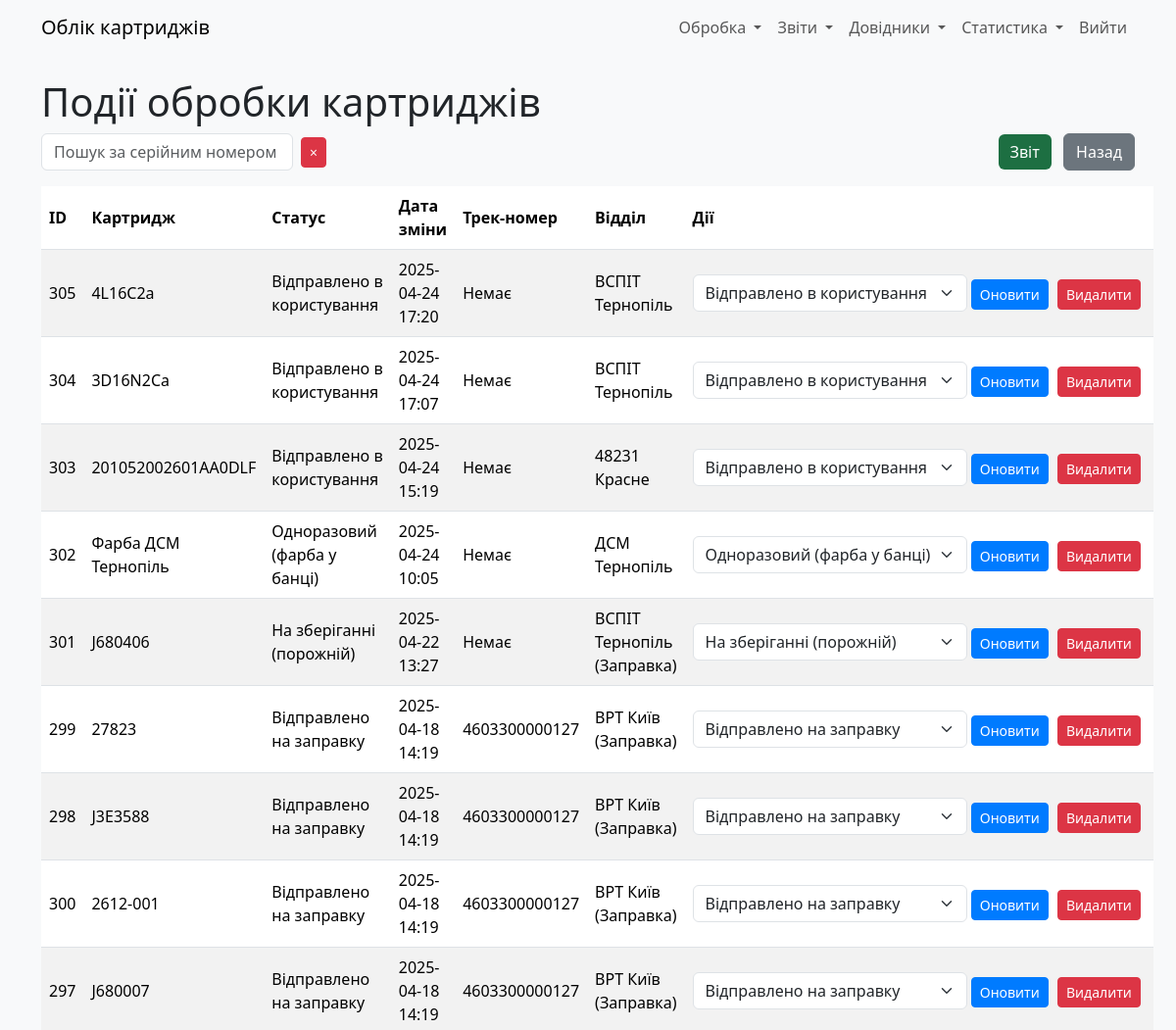
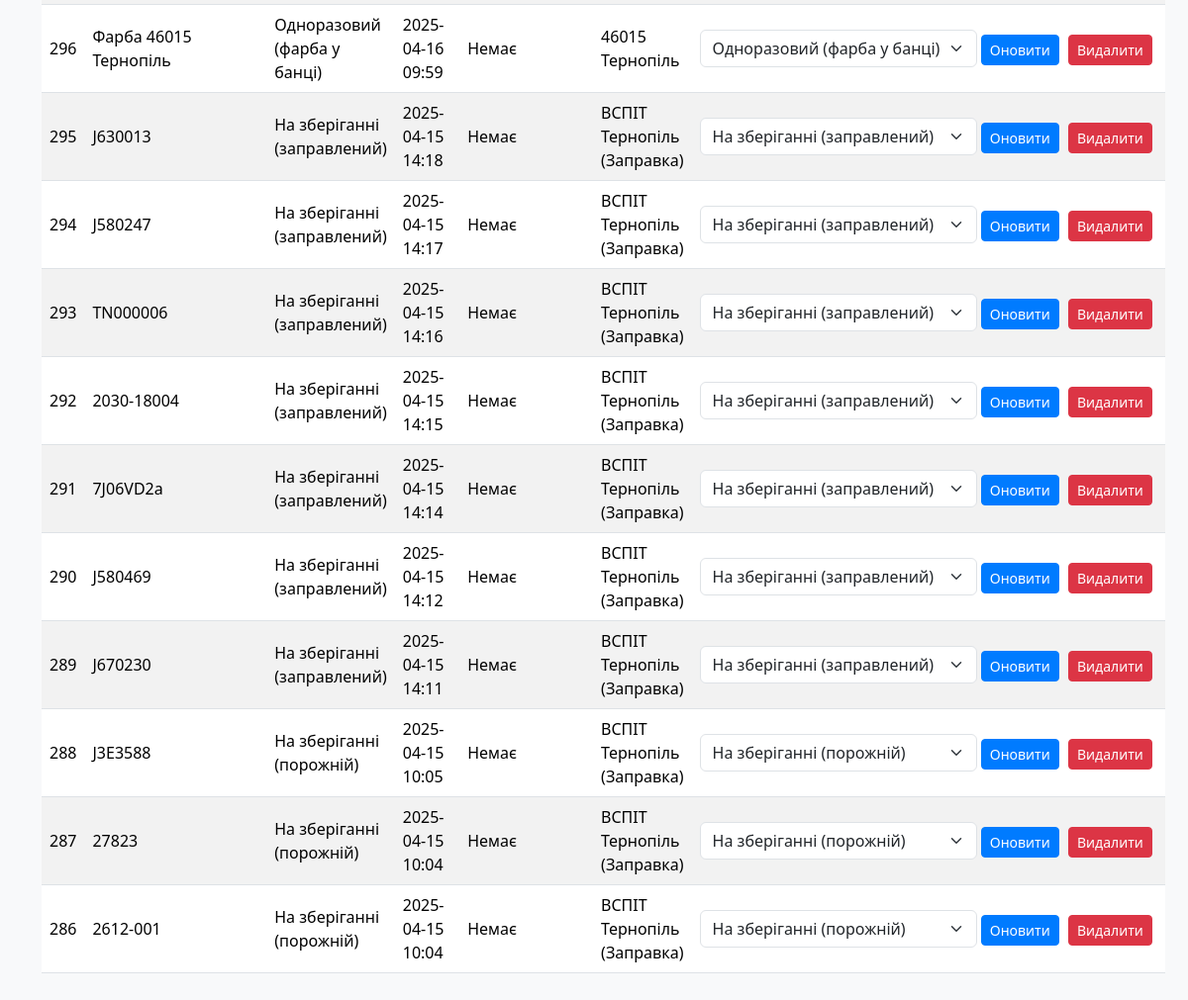
The app's page /cartridge_status (signed in), older data (2 pictures, top to bottom).
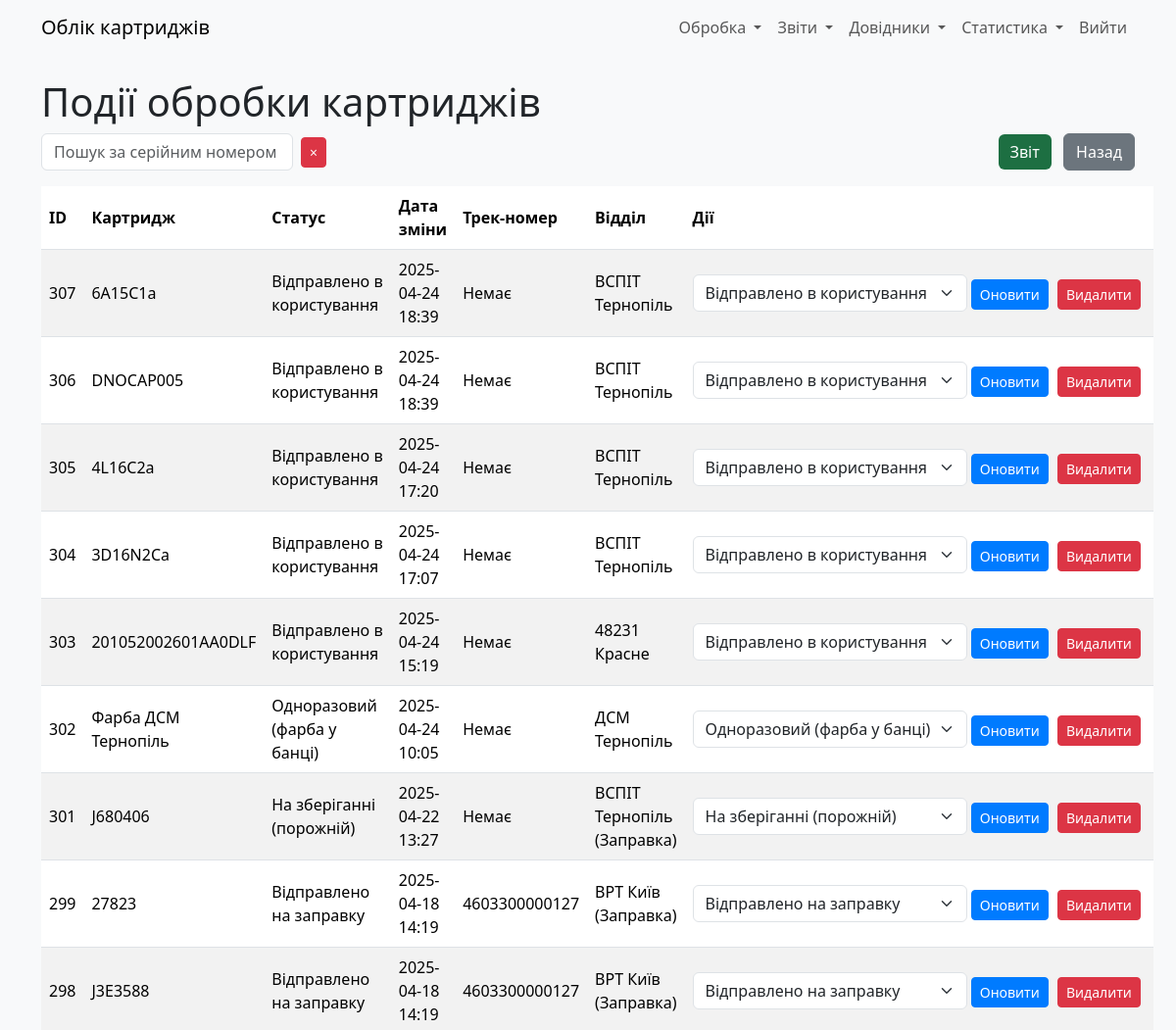
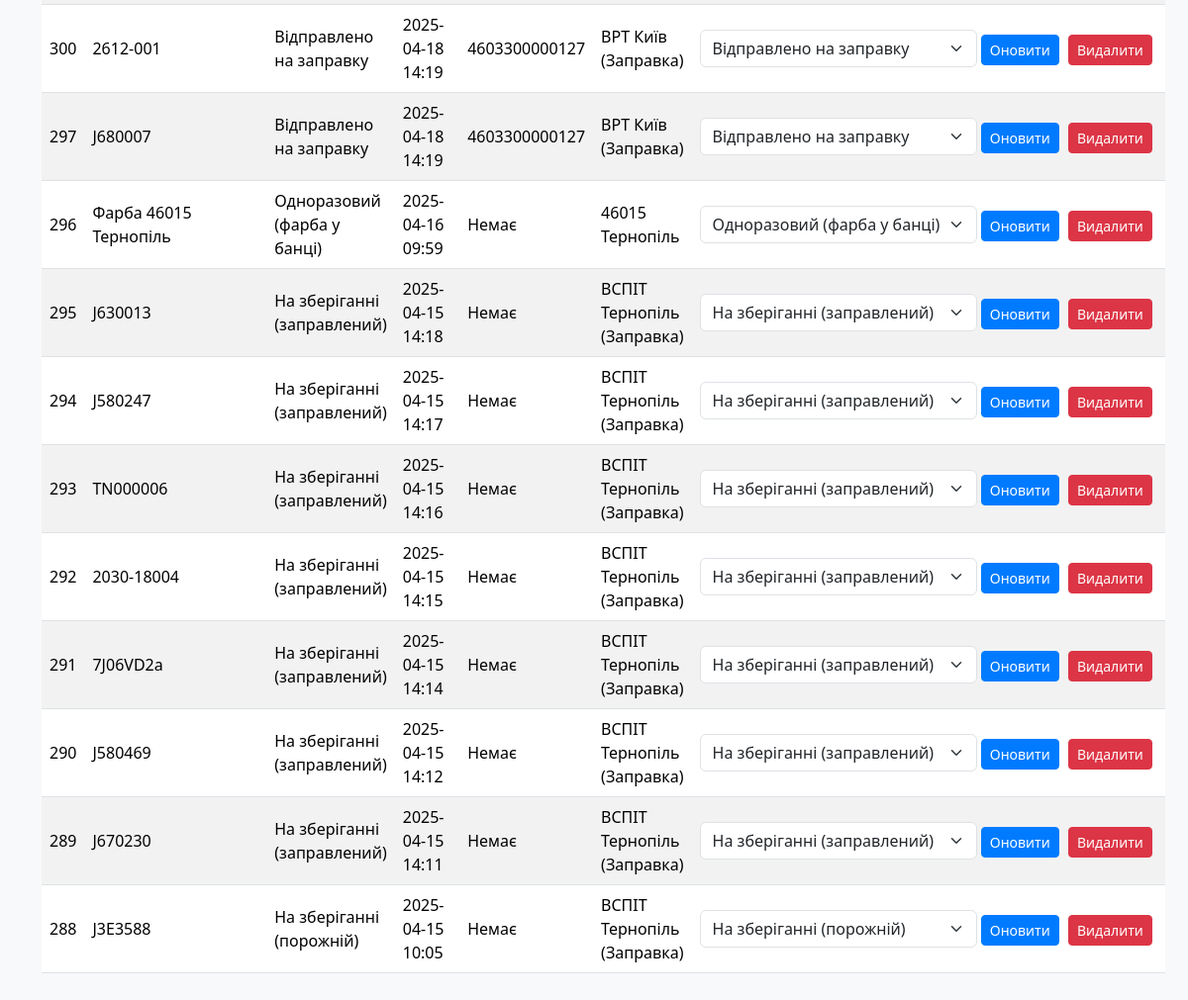
The same page, newer data (2 pictures, top to bottom).
### models.py (models this page shows)
class CartridgeStatus(db.Model):
    __tablename__ = "cartrg_status"
    id: Mapped[int] = mapped_column(primary_key=True)
    cartridge_id = mapped_column(ForeignKey(Cartridges.id))
    status: Mapped[int] = mapped_column(Integer, server_default=literal(0))
    date_ofchange: Mapped[DateTime] = mapped_column(DateTime, server_default=func.now())
    parcel_track: Mapped[str] = mapped_column(String(13), nullable=True)
    exec_dept: Mapped[int] = mapped_column(ForeignKey(RefillDept.id))
    user_updated: Mapped[int] = mapped_column(ForeignKey(User.id))
    time_updated: Mapped[DateTime] = mapped_column(DateTime, server_default=func.now())
    __table_args__ = (
        Index('idx_cartridge_date', 'cartridge_id', 'date_ofchange'),  # Композитний індекс
        Index('idx_status', 'status'),                                 # Окремий індекс для status
        Index('idx_exec_dept', 'exec_dept'),                           # Окремий індекс для exec_dept
    )

class Cartridges(db.Model):
    __tablename__ = "cartridges"
    id: Mapped[int] = mapped_column(primary_key=True)
    serial_num: Mapped[str] = mapped_column(String(255), server_default="N/A")
    in_printer: Mapped[int] = mapped_column(ForeignKey(CustomerEquipment.id), nullable=True)
    cartridge_model: Mapped[str] = mapped_column(String(255), nullable=True)  # Текстове поле
    cartrg_model_id: Mapped[int] = mapped_column(ForeignKey(CartridgeModel.id), default=1)
    user_updated: Mapped[int] = mapped_column(ForeignKey(User.id))
    time_updated: Mapped[DateTime] = mapped_column(DateTime, server_default=func.now())
    curr_status: Mapped[int] = mapped_column(Integer, nullable=False, default=0)
    curr_dept: Mapped[int] = mapped_column(Integer, nullable=False, default=0)
    curr_parcel_track: Mapped[str] = mapped_column(String(13), nullable=True)

class RefillDept(db.Model):
    __tablename__ = "refill_dept"
    id: Mapped[int] = mapped_column(primary_key=True)
    deptname: Mapped[str] = mapped_column(String(30))
    addr1: Mapped[str] = mapped_column(String(255))
    addr2: Mapped[str] = mapped_column(String(255))
    addr3: Mapped[str] = mapped_column(String(255))
    addr4: Mapped[str] = mapped_column(String(255))
    addr5: Mapped[str] = mapped_column(String(255))
    is_exec: Mapped[int] = mapped_column(Integer, server_default=literal(0))
    user_updated: Mapped[int] = mapped_column(ForeignKey(User.id))
    time_updated: Mapped[DateTime] = mapped_column(DateTime, server_default=func.now())

### app.py (the view)
    def wrapper(*args, **kwargs):
        if current_user.role != 'admin':
            abort(403)
        return f(*args, **kwargs)

### app.py (called while the page is built)
@login_manager.user_loader
def load_user(user_id):
    return User.query.get(int(user_id))

def admin_required(f):
    def wrapper(*args, **kwargs):
        if current_user.role != 'admin':
            abort(403)
        return f(*args, **kwargs)
    wrapper.__name__ = f.__name__
    return wrapper

### templates/cartridge_status.html (shortened to what this page needs)
{% extends "base.html" %}
{% block content %}
    <h1>Події обробки картриджів</h1>
    <div class="mb-3 d-flex justify-content-between align-items-center">
        <div class="d-flex align-items-center">
            <input type="text" id="search" class="form-control" placeholder="Пошук за серійним номером" value="{{ search|escape }}" style="max-width: 400px;">
            <button id="clear-search" class="btn btn-danger btn-sm ms-2" title="Очистити пошук">
                <span>×</span>
            </button>
        </div>
        <div>
            <a href="{{ url_for('export_cartridge_events') }}" class="btn btn-excel me-2">Звіт</a>
            <a href="{{ url_for('index') }}" class="btn btn-secondary">Назад</a>
        </div>
    </div>
    <table class="table table-striped" id="status-table">
        <thead>
            <tr>
                <th>ID</th>
                <th>Картридж</th>
                <th>Статус</th>
                <th>Дата зміни</th>
                <th>Трек-номер</th>
                <th>Відділ</th>
                <th>Дії</th>
            </tr>
        </thead>
        <tbody id="status-table-body">
            {% for status, serial_num, deptname in statuses %}
            <tr>
                <td>{{ status.id }}</td>
                <td>{{ serial_num }}</td>
                <td>{{ {0: 'Не вказано', 1: 'На зберіганні (порожній)', 2: 'Відправлено в користування', 3: 'Відправлено на заправку', 4: 'Непридатний (списаний)', 5: 'Одноразовий (фарба у банці)', 6: 'На зберіганні (заправлений)'}[status.status] }}</td>
                <td>{{ status.date_ofchange.strftime('%Y-%m-%d %H:%M') }}</td>
                <td>{{ status.parcel_track or 'Немає' }}</td>
                <td>{{ deptname }}</td>
                <td class="actions-column">
                    <form action="{{ url_for('update_status', status_id=status.id) }}" method="POST" class="d-inline">
                        <select name="status" class="form-select d-inline w-auto">
                            <option value="1" {% if status.status == 1 %}selected{% endif %}>На зберіганні (порожній)</option>
                            <option value="2" {% if status.status == 2 %}selected{% endif %}>Відправлено в користування</option>
                            <option value="3" {% if status.status == 3 %}selected{% endif %}>Відправлено на заправку</option>
                            <option value="5" {% if status.status == 5 %}selected{% endif %}>Одноразовий (фарба у банці)</option>
                            <option value="6" {% if status.status == 6 %}selected{% endif %}>На зберіганні (заправлений)</option>
                        </select>
                        <button type="submit" class="btn btn-primary btn-sm">Оновити</button>
                    </form>
                    <form action="{{ url_for('delete_status', status_id=status.id) }}" method="POST" class="d-inline" onsubmit="return confirm('Ви впевнені, що хочете видалити цей статус?');">
                        <button type="submit" class="btn btn-danger btn-sm">Видалити</button>
                    </form>
                </td>
            </tr>
            {% endfor %}
        </tbody>
    </table>
{% endblock %}

### templates/base.html (shortened to what this page needs)
<!DOCTYPE html>
<html lang="uk">
<head>
    <link rel="stylesheet" href="{{ url_for('static', filename='css/bootstrap.min.css') }}">
    <link rel="stylesheet" href="{{ url_for('static', filename='css/style.css') }}">
</head>
<body>
    <nav class="navbar navbar-expand-lg navbar-light bg-light">
        <div class="container">
            <a class="navbar-brand" href="{{ url_for('index') }}">Облік картриджів</a>
            <div class="collapse navbar-collapse" id="navbarNav">
                <ul class="navbar-nav ms-auto">
                    {% if current_user.is_authenticated %}
                        <li class="nav-item dropdown">
                            <a class="nav-link dropdown-toggle" href="#" id="navbarDropdownProcessing" role="button" data-bs-toggle="dropdown" aria-expanded="false">
                                Обробка
                            </a>
                        </li>
                        <li class="nav-item dropdown">
                            <a class="nav-link dropdown-toggle" href="#" id="navbarDropdownReports" role="button" data-bs-toggle="dropdown" aria-expanded="false">
                                Звіти
                            </a>
                        </li>
                        <li class="nav-item dropdown">
                            <a class="nav-link dropdown-toggle" href="#" id="navbarDropdownRefs" role="button" data-bs-toggle="dropdown" aria-expanded="false">
                                Довідники
                            </a>
                        </li>
                        <li class="nav-item dropdown">
                            <a class="nav-link dropdown-toggle" href="#" id="navbarDropdownStats" role="button" data-bs-toggle="dropdown" aria-expanded="false">
                                Статистика
                            </a>
                        </li>
                        <li class="nav-item">
                            <a class="nav-link" href="{{ url_for('logout') }}">Вийти</a>
                        </li>
                    {% else %}
                        <li class="nav-item">
                            <a class="nav-link" href="{{ url_for('login') }}">Увійти</a>
                        </li>
                    {% endif %}
                </ul>
            </div>
        </div>
    </nav>
    <div class="container mt-4">
        {% block content %}{% endblock %}
    </div>
</body>
</html>

### static/css/style.css (style rules this page uses)
body { background-color: #f8f9fa; }
.table th, .table td { vertical-align: middle; }
.form-control, .form-select { max-width: 300px; }
.btn-sm { margin-right: 5px; }
.navbar-nav .nav-link { padding-left: 10px; padding-right: 10px; }
.btn-primary { background-color: #007bff; border-color: #007bff; }
.btn-secondary { background-color: #6c757d; border-color: #6c757d; }

### templates/cartridge_status.html (style rules this page uses)
.actions-column { white-space: nowrap; vertical-align: middle; }
#clear-search { padding: 0.25rem 0.5rem; }
.btn-excel { background-color: #1D6F42; color: white; border: none; }

Row changes from the older to the newer data that the page shows:
no longer on this page (row unchanged): CartridgeStatus: id "287", serial_num "27823", status "На зберіганні (порожній)", date_ofchange "2025-04-15 10:04", parcel_track "Немає", deptname "ВСПІТ Тернопіль (Заправка)"
no longer on this page (row unchanged): CartridgeStatus: id "286", serial_num "2612-001", status "На зберіганні (порожній)", date_ofchange "2025-04-15 10:04", parcel_track "Немає", deptname "ВСПІТ Тернопіль (Заправка)"
added CartridgeStatus: id "307", serial_num "6A15C1a", status "Відправлено в користування", date_ofchange "2025-04-24 18:39", parcel_track "Немає", deptname "ВСПІТ Тернопіль"
added CartridgeStatus: id "306", serial_num "DNOCAP005", status "Відправлено в користування", date_ofchange "2025-04-24 18:39", parcel_track "Немає", deptname "ВСПІТ Тернопіль"
